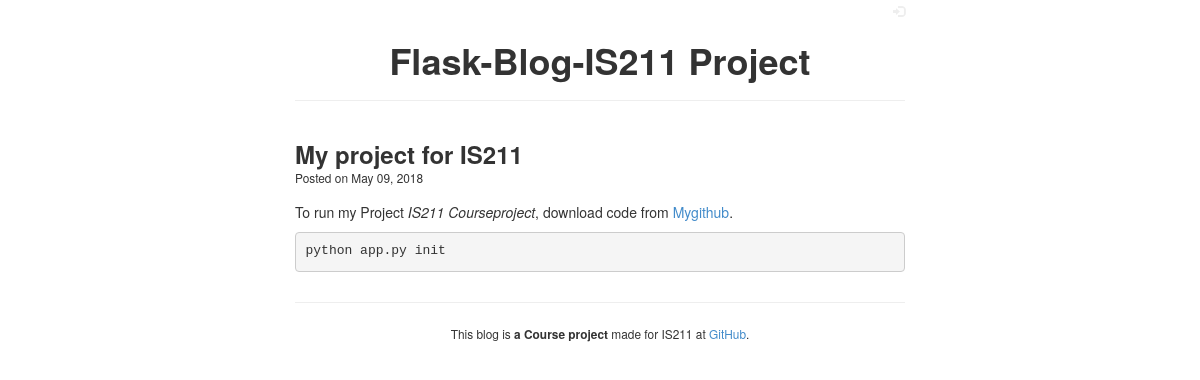
/2018/5/9/my-project-for-is211, run on an earlier commit of the app's database.
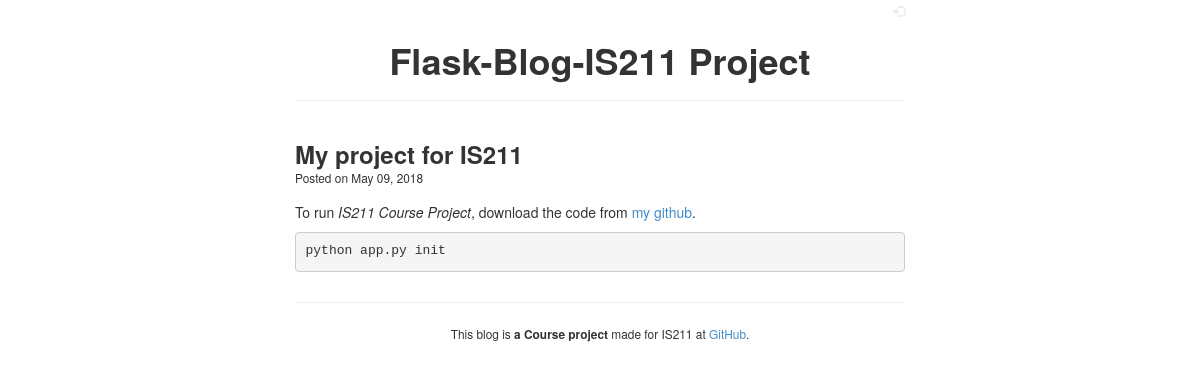
And on a later commit of the database.
### app/models.py (models this page shows, shortened)
class Post(db.Model):
    PER_PAGE = 5
    id = db.Column(db.Integer, primary_key=True)
    created = db.Column(db.DateTime, nullable=False)
    updated = db.Column(db.DateTime, nullable=False)
    title = db.Column(db.String(256), nullable=False)
    markup = db.Column(db.String, nullable=False)
    slug = db.Column(db.String, nullable=False, unique=True)
    author_id = db.Column(
        db.Integer,
        db.ForeignKey('user.id'),
        nullable=False,
    )
    visible = db.Column(db.Boolean, default=False)
    @property
    def is_updated(self):
        return self.updated > self.created

### app/views.py (the view)
@app.route('/<path:slug>', methods=['GET', 'POST'])
def detail(slug):
    post = Post.query.filter_by(visible=True, slug=slug) \
                     .first_or_404()
    return render_template('frontend/detail.html', post=post)

### app/__init__.py (called while the page is built)
def date_pretty(value):
    return value.strftime('%B %d, %Y')

def markdown(value):
    extras = ['fenced-code-blocks', 'wiki-tables']
    return Markup(md2(value, extras=extras))

### app/templates/frontend/detail.html
{% extends "frontend/layout.html" %}
{% block content %}
<div class="row">
  <div class="col-lg-12">
    {% from "macro.html" import render_post %}
    {{ render_post(post) }}
  </div>
</div>
{% endblock %}

### app/templates/frontend/layout.html (shortened to what this page needs)
{% extends "base.html" %}
{% block css %}
<link rel="stylesheet" href="{{ url_for('static', filename='css/custom/frontend.css') }}">
{% endblock %}
{% block body %}
<div id="content" class="container">
  <div id="login-icon" class="pull-right">
    <small><a href="{{ url_for('admin.overview') }}"><span class="glyphicon glyphicon-log-in"></span></a></small>
  </div>
  <div class="page-header text-center">
    <h1><strong><a href="{{ url_for('blog') }}">Flask-Blog-IS211 Project</a></strong></h1>
  </div>
  {% block content %}{% endblock %}
  <hr>
  <div class="text-center">
    <p><small>This blog is <strong> a Course project</strong> made for IS211 at <a href="https://github.com/grochin1/IS211_Courseproject">GitHub</a>.</small></p>
  </div>
</div>
{% endblock %}

### app/templates/base.html (shortened to what this page needs)
<!DOCTYPE html>
<html lang="en">
<head>
  <link rel="stylesheet" href="{{ url_for('static', filename='css/bootstrap.min.css') }}">
  {% block css %}{% endblock %}
</head>
<body>
  {% block body %}{% endblock %}
</body>
</html>

### app/templates/macro.html (shortened to what this page needs)
{% macro render_post(post) %}
<div id="post-title">
  <h3><strong><a href="{{ url_for('detail', slug=post.slug) }}">{{ post.title|safe }}</a></strong></h3>
</div>
<div id="post-meta">
  <small>Posted on {{ post.created|date_pretty }}</small>
</div>
<div id="post-markup">
  {{ post.markup|markdown }}
</div>
{% endmacro %}

### app/static/css/custom/frontend.css (style rules this page uses)
#content { margin-bottom: 30px; }
#login-icon a { color: #eee; }
#post-title { margin-bottom: -10px; }
#post-title a { color: #333; }
#post-meta { margin-bottom: 15px; }
.container { width: auto; max-width: 640px; padding: 0 15px; }
.page-header a { color: #333; }

What changed in the data, as far as the page shows it:
changed Post "My project for IS211": markup "To run my Project IS211 Courseproject , download code from Mygithub . python app.py init" → "To run IS211 Course Project , download the code from my github . python app.py init"
